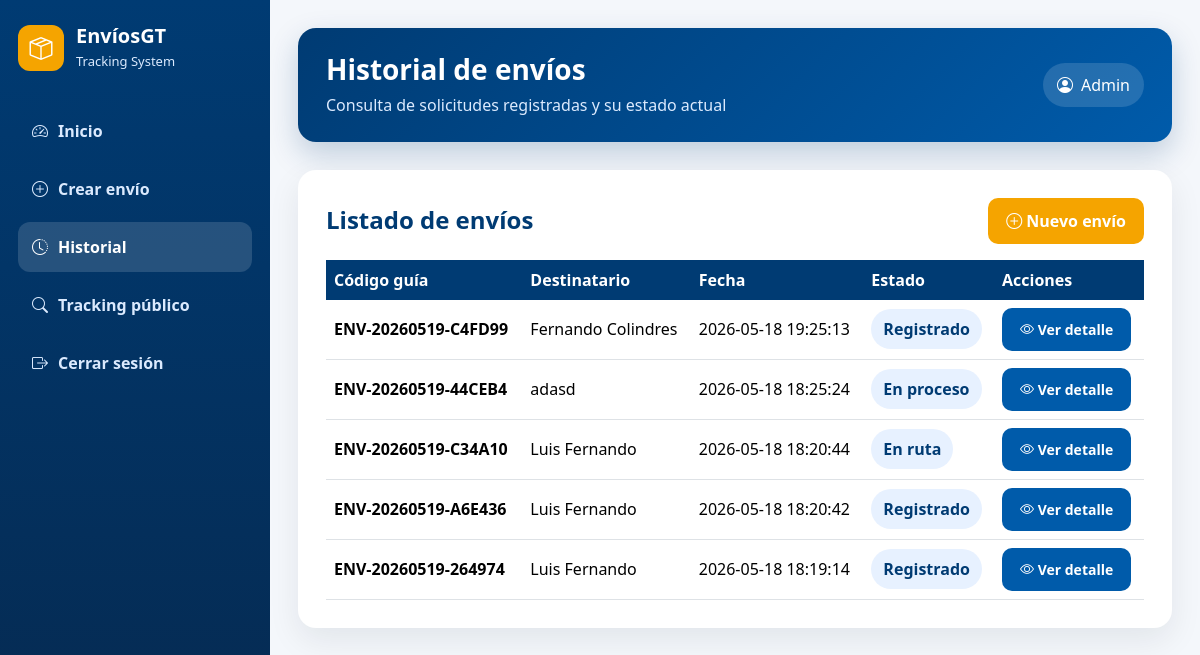
/historial.php (signed in), run on an earlier commit of the app's database.
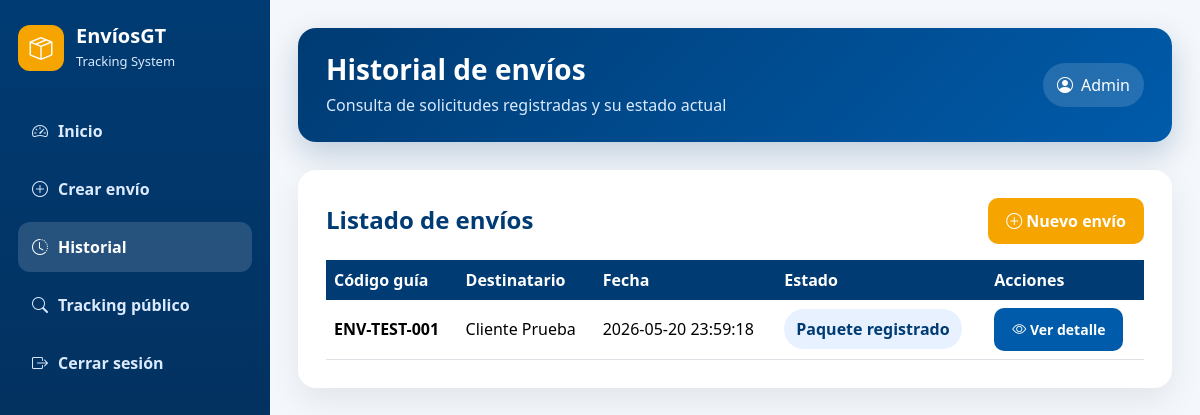
And on a later commit of the database.
### tables this page shows
CREATE TABLE envio (
    id_envio INT AUTO_INCREMENT PRIMARY KEY,
    codigo_guia VARCHAR(40) NOT NULL UNIQUE,
    id_usuario_remitente INT NOT NULL,
    nombre_destinatario VARCHAR(100) NOT NULL,
    telefono_destinatario VARCHAR(20) NOT NULL,
    direccion_destinatario VARCHAR(255) NOT NULL,
    descripcion_paquete VARCHAR(255) NOT NULL,
    peso DECIMAL(10,2) NOT NULL,
    es_fragil TINYINT(1) NOT NULL DEFAULT 0,
    tipo_paquete VARCHAR(80),
    fecha_registro DATETIME NOT NULL DEFAULT CURRENT_TIMESTAMP,
    estado_actual_id INT NOT NULL,
    observaciones VARCHAR(255),
    instrucciones_entrega VARCHAR(255),
    FOREIGN KEY (id_usuario_remitente) REFERENCES usuario(id_usuario),
    FOREIGN KEY (estado_actual_id) REFERENCES estado(id_estado)
);

CREATE TABLE estado (
    id_estado INT AUTO_INCREMENT PRIMARY KEY,
    nombre_estado VARCHAR(100) NOT NULL UNIQUE,
    descripcion VARCHAR(255),
    orden_estado INT NOT NULL,
    es_final TINYINT(1) NOT NULL DEFAULT 0
);

### includes/funciones.php (called while the page is built, shortened)
<?php
function e($valor) {
    return htmlspecialchars((string)$valor, ENT_QUOTES, 'UTF-8');
}

### historial.php (the view, shortened to what this page needs)
<?php
require_once 'includes/funciones.php';
require_once 'config/conexion.php';
$idUsuario = $_SESSION['id_usuario'];
$sql = "SELECT e.id_envio,e.codigo_guia,e.nombre_destinatario,e.fecha_registro,es.nombre_estado
        FROM envio e
        INNER JOIN estado es ON e.estado_actual_id = es.id_estado
        WHERE e.id_usuario_remitente = :usuario OR :rol IN ('Administrador','Operador')
        ORDER BY e.fecha_registro DESC";
$stmt = $conexion->prepare($sql);
$stmt->execute([':usuario'=>$idUsuario, ':rol'=>$_SESSION['rol']]);
$envios = $stmt->fetchAll();
$tituloPagina = 'Historial de envíos';
$subtituloPagina = 'Consulta de solicitudes registradas y su estado actual';
$paginaActiva = 'historial';
include 'includes/header.php';
?>
<div class="app-card table-card">
    <div class="d-flex justify-content-between align-items-center flex-wrap gap-2 mb-3">
        <h4 class="card-title mb-0">Listado de envíos</h4>
        <a href="crear_envio.php" class="btn btn-bi"><i class="bi bi-plus-circle"></i> Nuevo envío</a>
    </div>
    <?php if (count($envios) > 0): ?>
    <table class="table table-hover align-middle">
        <thead><tr><th>Código guía</th><th>Destinatario</th><th>Fecha</th><th>Estado</th><th>Acciones</th></tr></thead>
        <tbody>
        <?php foreach ($envios as $envio): ?>
            <tr>
                <td><strong><?php echo e($envio['codigo_guia']); ?></strong></td>
                <td><?php echo e($envio['nombre_destinatario']); ?></td>
                <td><?php echo e($envio['fecha_registro']); ?></td>
                <td><span class="badge-status"><?php echo e($envio['nombre_estado']); ?></span></td>
                <td><a class="btn btn-sm btn-blue" href="detalle_envio.php?id=<?php echo e($envio['id_envio']); ?>"><i class="bi bi-eye"></i> Ver detalle</a></td>
            </tr>
        <?php endforeach; ?>
        </tbody>
    </table>
    <?php else: ?><div class="alert alert-info">No hay envíos registrados.</div><?php endif; ?>
</div>
<?php include 'includes/footer.php'; ?>

### includes/header.php (shortened to what this page needs)
<?php
require_once __DIR__ . '/funciones.php';
$tituloPagina = $tituloPagina ?? 'Sistema de Envíos';
$subtituloPagina = $subtituloPagina ?? 'Gestión de paquetería y tracking en tiempo real';
$paginaActiva = $paginaActiva ?? '';
?>
<!DOCTYPE html>
<html lang="es">
<head>
    <link href="https://cdn.jsdelivr.net/npm/bootstrap@5.3.3/dist/css/bootstrap.min.css" rel="stylesheet">
    <link rel="stylesheet" href="https://cdn.jsdelivr.net/npm/bootstrap-icons@1.11.3/font/bootstrap-icons.min.css">
    <link rel="stylesheet" href="css/app.css">
</head>
<body>
<div class="app-shell">
    <aside class="app-sidebar">
        <div class="brand-box">
            <div class="brand-icon"><i class="bi bi-box-seam"></i></div>
            <div>
                <h5>EnvíosGT</h5>
                <span>Tracking System</span>
            </div>
        </div>
        <nav class="sidebar-menu">
            <a class="<?php echo $paginaActiva === 'dashboard' ? 'active' : ''; ?>" href="dashboard.php"><i class="bi bi-speedometer2"></i> Inicio</a>
            <a class="<?php echo $paginaActiva === 'crear' ? 'active' : ''; ?>" href="crear_envio.php"><i class="bi bi-plus-circle"></i> Crear envío</a>
            <a class="<?php echo $paginaActiva === 'historial' ? 'active' : ''; ?>" href="historial_envios.php"><i class="bi bi-clock-history"></i> Historial</a>
            <a class="<?php echo $paginaActiva === 'tracking' ? 'active' : ''; ?>" href="tracking_publico.php"><i class="bi bi-search"></i> Tracking público</a>
            <a href="logout.php"><i class="bi bi-box-arrow-right"></i> Cerrar sesión</a>
        </nav>
    </aside>
    <main class="app-main">
        <header class="topbar">
            <div>
                <h1><?php echo e($tituloPagina); ?></h1>
                <p><?php echo e($subtituloPagina); ?></p>
            </div>
            <div class="user-pill">
                <i class="bi bi-person-circle"></i>
                <span><?php echo e($_SESSION['nombre'] ?? 'Usuario'); ?></span>
            </div>
        </header>

### includes/footer.php (shortened to what this page needs)
    </main>
</div>
</body>
</html>

### css/app.css (style rules this page uses)
:root { --bi-blue:#003b73; --bi-blue-2:#005baa; --bi-gold:#f5a400; --bi-gold-dark:#d98f00; --bg:#f4f7fb; --card:#ffffff; --text:#1f2937; --muted:#6b7280; --border:#dbe3ef; --success:#198754; --danger:#dc3545; }
* { box-sizing:border-box }
body { margin:0;background:var(--bg);font-family:"Segoe UI",Arial,sans-serif;color:var(--text) }
a { text-decoration:none }
.app-shell { display:flex;min-height:100vh }
.app-sidebar { width:270px;background:linear-gradient(180deg,var(--bi-blue),#06294f);color:white;padding:24px 18px;position:sticky;top:0;height:100vh }
.brand-box { display:flex;align-items:center;gap:12px;margin-bottom:34px }
.brand-icon { width:46px;height:46px;background:var(--bi-gold);display:flex;align-items:center;justify-content:center;border-radius:12px;color:white;font-size:23px }
.brand-box h5 { margin:0;font-weight:800 }
.brand-box span { font-size:13px;color:#dbeafe }
.sidebar-menu a { display:flex;align-items:center;gap:10px;color:#dbeafe;padding:13px 14px;border-radius:12px;margin-bottom:8px;font-weight:600;transition:.2s }
.sidebar-menu a:hover,.sidebar-menu a.active { background:rgba(255,255,255,.14);color:white }
.app-main { flex:1;padding:28px;min-width:0 }
.topbar { background:linear-gradient(135deg,var(--bi-blue),var(--bi-blue-2));color:white;border-radius:18px;padding:25px 28px;display:flex;justify-content:space-between;gap:20px;align-items:center;box-shadow:0 12px 30px rgba(0,59,115,.22);margin-bottom:28px }
.topbar h1 { font-size:28px;margin:0;font-weight:800 }
.topbar p { margin:6px 0 0;color:#dbeafe }
.user-pill { background:rgba(255,255,255,.14);padding:10px 14px;border-radius:999px;display:flex;align-items:center;gap:8px;white-space:nowrap }
.app-card { background:var(--card);border-radius:18px;padding:28px;box-shadow:0 12px 32px rgba(15,23,42,.08);margin-bottom:24px }
.card-title { color:var(--bi-blue);font-weight:800;margin-bottom:22px }
.btn-bi { background:var(--bi-gold);border:none;color:white;font-weight:800;border-radius:10px;padding:11px 18px }
.btn-blue { background:var(--bi-blue-2);border:none;color:white;font-weight:800;border-radius:10px;padding:11px 18px }
.table-card { overflow-x:auto }
.table { margin-bottom:0 }
.table thead th { background:var(--bi-blue);color:white;border:none;white-space:nowrap }
.table td { vertical-align:middle }
.badge-status { display:inline-block;padding:8px 12px;border-radius:999px;background:#e7f1ff;color:var(--bi-blue);font-weight:800 }

What changed in the data, as far as the page shows it:
removed envio: codigo_guia "ENV-20260519-C4FD99", nombre_destinatario "Fernando Colindres", fecha_registro "2026-05-18 19:25:13", estado_actual.nombre_estado "Registrado"
removed envio: codigo_guia "ENV-20260519-44CEB4", nombre_destinatario "adasd", fecha_registro "2026-05-18 18:25:24", estado_actual.nombre_estado "En proceso"
removed envio: codigo_guia "ENV-20260519-C34A10", nombre_destinatario "Luis Fernando", fecha_registro "2026-05-18 18:20:44", estado_actual.nombre_estado "En ruta"
removed envio: codigo_guia "ENV-20260519-A6E436", nombre_destinatario "Luis Fernando", fecha_registro "2026-05-18 18:20:42", estado_actual.nombre_estado "Registrado"
changed envio: codigo_guia "ENV-20260519-264974" → "ENV-TEST-001"; nombre_destinatario "Luis Fernando" → "Cliente Prueba"; fecha_registro "2026-05-18 18:19:14" → "2026-05-20 23:59:18"; estado_actual.nombre_estado "Registrado" → "Paquete registrado"
